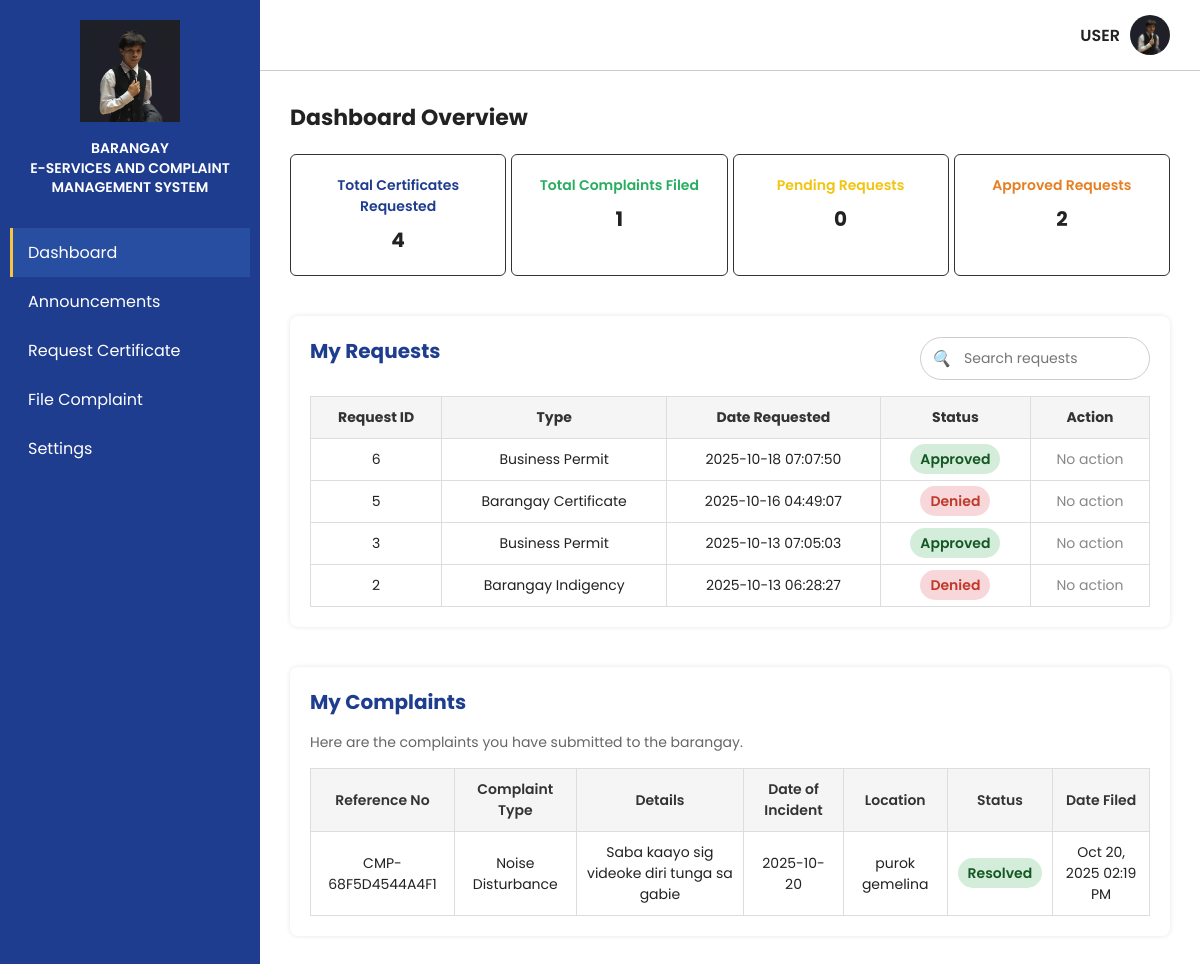
Page /users/user/user_dashboard.php (signed in) on the committed database.
### tables this page shows
CREATE TABLE `tbl_requests` (
  `r_id` int(11) NOT NULL,
  `id` int(11) NOT NULL,
  `first_name` varchar(255) NOT NULL,
  `second_name` varchar(255) NOT NULL,
  `last_name` varchar(255) NOT NULL,
  `gender` varchar(50) NOT NULL,
  `age` int(11) NOT NULL,
  `address` varchar(255) NOT NULL,
  `email` varchar(255) NOT NULL,
  `document_type` varchar(255) NOT NULL,
  `purpose` varchar(255) NOT NULL,
  `r_status` varchar(255) NOT NULL,
  `date_requested` varchar(50) NOT NULL
);

CREATE TABLE `tbl_complaints` (
  `c_id` int(11) NOT NULL,
  `user_id` int(11) NOT NULL,
  `reference_no` varchar(50) NOT NULL,
  `complaint_type` varchar(100) NOT NULL,
  `details` text NOT NULL,
  `date_of_incident` date NOT NULL,
  `location` varchar(255) NOT NULL,
  `status` varchar(50) DEFAULT 'Pending',
  `date_filed` datetime DEFAULT current_timestamp()
);

### users/user/user_dashboard.php (the view, shortened to what this page needs)
<?php
require_once '../../config.php';
$user_id = $_SESSION['user_id'];
$stmt = $conn->prepare("SELECT * FROM tbl_requests WHERE id = ? ORDER BY r_id DESC");
$stmt->bind_param("i", $user_id);
$stmt->execute();
$result = $stmt->get_result();
$requests = [];
while ($row = $result->fetch_assoc()) {
    $requests[] = $row;
}
$total_requests = count($requests);
$pending_count = 0;
$completed_count = 0;
foreach ($requests as $req) {
    if ($req['r_status'] === 'approved') $completed_count++;
}
?>
<!DOCTYPE html>
<html lang="en">
<head>
  <link rel="stylesheet" href="../../styles/Official_dashboard.css" />
  <link rel="stylesheet" href="../../styles/User_dashboard.css" />
</head>
<body>
  <div class="container">
    <div class="sidebar">
      <div class="logo-section">
        <img src="../../images/ivan.png" alt="Barangay Logo" />
        <h2>Barangay<br>E-Services and Complaint Management System</h2>
      </div>
      <div class="nav">
        <a href="#" class="active">Dashboard</a>
        <a href="#">Announcements</a>
        <a href="#">Request Certificate</a>
        <a href="#">File Complaint</a>
        <a href="#">Settings</a>
      </div>
    </div>
    <div class="main">
      <div class="topbar">
        <span class="admin">USER</span>
        <img src="../../images/ivan.png" alt="User Icon" class="admin-icon" />
      </div>
      <div class="dashboard section" id="dashboardSection">
        <h1>Dashboard Overview</h1>
        <div class="cards">
          <div class="card blue">
            <p>Total Certificates Requested</p>
            <span><?php echo $total_requests; ?></span>
          </div>
          <div class="card green">
            <p>Total Complaints Filed</p>
            <span>1</span>
          </div>
          <div class="card yellow">
            <p>Pending Requests</p>
            <span><?php echo $pending_count; ?></span>
          </div>
          <div class="card orange">
            <p>Approved Requests</p>
            <span><?php echo $completed_count; ?></span>
          </div>
        </div>
        <div class="users-section">
          <div class="users-header">
            <h2>My Requests</h2>
            <div class="header-actions">
              <div class="search-container">
                <i>🔍</i>
                <input type="text" placeholder="Search requests" />
              </div>
            </div>
          </div>
          <table class="user-table">
            <thead>
              <tr>
                <th>Request ID</th>
                <th>Type</th>
                <th>Date Requested</th>
                <th>Status</th>
                <th>Action</th>
              </tr>
            </thead>
            <tbody>
            <?php if ($total_requests > 0): ?>
              <?php foreach ($requests as $req): ?>
                <tr>
                  <td><?= htmlspecialchars($req['r_id']) ?></td>
                  <td><?= htmlspecialchars($req['document_type']) ?></td>
                  <td><?= htmlspecialchars($req['date_requested'] ?? '') ?></td>
                  <td><span class="status <?= $req['r_status'] === 'pending' ? 'pending' : ($req['r_status'] === 'approved' ? 'active' : 'denied') ?>">
                    <?= ucfirst($req['r_status']) ?>
                  </span></td>
                  <td>
                    <?php if ($req['r_status'] === 'pending'): ?>
                      <button class="action-btn edit-btn" onclick="editRequest(<?= $req['r_id'] ?>)">Edit</button>
                      <button class="action-btn delete-btn" onclick="deleteRequest(<?= $req['r_id'] ?>)">Delete</button>
                    <?php else: ?>
                      <span style="color:#888;">No action</span>
                    <?php endif; ?>
                  </td>
                </tr>
              <?php endforeach; ?>
            <?php else: ?>
              <tr>
                <td colspan="5" style="text-align:center;">No requests found.</td>
              </tr>
            <?php endif; ?>
            </tbody>
          </table>
        </div>
        <div id="myComplaintsSection" class="complaints-section" style="margin-top: 40px;">
        <h2>My Complaints</h2>
        <p class="subtitle">Here are the complaints you have submitted to the barangay.</p>
        <div class="table-container">
          <table class="complaints-table">
            <thead>
              <tr>
                <th>Reference No</th>
                <th>Complaint Type</th>
                <th>Details</th>
                <th>Date of Incident</th>
                <th>Location</th>
                <th>Status</th>
                <th>Date Filed</th>
              </tr>
            </thead>
            <tbody>
              <?php
                $user_id = $_SESSION['user_id'];
                $complaints_query = $conn->prepare("
                  SELECT reference_no, complaint_type, details, date_of_incident, location, status, date_filed
                  FROM tbl_complaints
                  WHERE user_id = ?
                  ORDER BY date_filed DESC
                ");
                $complaints_query->bind_param("i", $user_id);
                $complaints_query->execute();
                $complaints_result = $complaints_query->get_result();
                if ($complaints_result->num_rows > 0) {
                    while ($row = $complaints_result->fetch_assoc()) {
                        $reference_no = htmlspecialchars($row['reference_no']);
                        $complaint_type = htmlspecialchars($row['complaint_type']);
                        $details = htmlspecialchars($row['details']);
                        $date_incident = htmlspecialchars($row['date_of_incident']);
                        $location = htmlspecialchars($row['location']);
                        $status = htmlspecialchars($row['status']);
                        $date_filed = date('M d, Y h:i A', strtotime($row['date_filed']));
                        $status_class = strtolower(str_replace(' ', '-', $status));
                        echo "
                          <tr>
                            <td>{$reference_no}</td>
                            <td>{$complaint_type}</td>
                            <td>{$details}</td>
                            <td>{$date_incident}</td>
                            <td>{$location}</td>
                            <td><span class='status-badge {$status_class}'>{$status}</span></td>
                            <td>{$date_filed}</td>
                          </tr>
                        ";
                    }
                } else {
                    echo "<tr><td colspan='7' style='text-align:center; color:#777;'>No complaints filed yet.</td></tr>";
                }
              ?>
            </tbody>
          </table>
        </div>
      </div>
      </div>
    </div>
  </div>
</body>
</html>

### styles/Official_dashboard.css (style rules this page uses)
* { margin: 0; padding: 0; box-sizing: border-box; font-family: "Poppins", sans-serif; }
body { background: #fff; color: #222; }
.container { display: flex; height: 100vh; overflow: hidden; }
.sidebar { width: 260px; background: #1e3d8f; color: white; display: flex; flex-direction: column; align-items: center; padding: 20px 10px; flex-shrink: 0; }
.logo-section { text-align: center; margin-bottom: 30px; }
.logo-section img { width: 100px; margin-bottom: 10px; }
.logo-section h2 { font-size: 14px; line-height: 1.4; font-weight: 600; text-transform: uppercase; }
.nav { width: 100%; }
.nav a { display: block; padding: 12px 15px; color: white; text-decoration: none; border-left: 3px solid transparent; transition: 0.3s; }
.nav a:hover, .nav a.active { background: #274ea1; border-left: 3px solid #f5c542; }
.main { flex: 1; display: flex; flex-direction: column; overflow-y: auto; }
.topbar { display: flex; justify-content: flex-end; align-items: center; padding: 15px 30px; border-bottom: 1px solid #ccc; background: #fff; }
.admin { margin-right: 10px; font-weight: 600; }
.admin-icon { width: 40px; height: 40px; border-radius: 50%; }
.dashboard { padding: 30px; flex: 1; overflow-y: auto; }
.dashboard h1 { font-size: 22px; margin-bottom: 20px; }
.cards { display: grid; grid-template-columns: repeat(auto-fit, minmax(160px, 1fr)); gap: 5px; }
.card { border: 1px solid #333; border-radius: 6px; padding: 20px 10px; text-align: center; background: #fff; transition: all 0.3s ease; }
.card p { font-weight: 600; margin-bottom: 8px; font-size: 14px; }
.card span { font-size: 20px; font-weight: bold; }
.card.blue p { color: #1e3d8f; }
.card.yellow p { color: #f1c40f; }
.card.green p { color: #27ae60; }
.card.orange p { color: #e67e22; }
.users-section { margin-top: 40px; background: #fff; border-radius: 8px; padding: 20px; box-shadow: 0 0 5px rgba(0,0,0,0.1); }
.users-section h2 { margin-bottom: 15px; color: #1e3d8f; font-size: 20px; }
.user-table { width: 100%; border-collapse: collapse; font-size: 14px; }
.user-table th, .user-table td { border: 1px solid #ddd; padding: 10px; text-align: center; }
.user-table th { background-color: #f5f5f5; color: #333; }
.status { padding: 5px 10px; border-radius: 20px; font-weight: 600; }
.status.active { background: #d4edda; color: #155724; }
.status.denied { background: #f8d7da; color: #721c24; }
.users-header { display: flex; justify-content: space-between; align-items: center; margin-bottom: 15px; }
.header-actions { display: flex; align-items: center; gap: 10px; }
.search-container { display: flex; align-items: center; background: #fff; border: 1px solid #ccc; border-radius: 25px; padding: 5px 10px; }
.search-container i { margin-right: 8px; color: #555; }
.search-container input { border: none; outline: none; padding: 5px; width: 180px; font-size: 14px; }

### styles/User_dashboard.css (style rules this page uses)
.complaints-section { margin-top: 40px; background: #fff; border-radius: 8px; padding: 20px; box-shadow: 0 0 5px rgba(0,0,0,0.1); }
.complaints-section h2 { margin-bottom: 15px; color: #1e3d8f; font-size: 20px; }
.complaints-section .subtitle { margin-bottom: 15px; color: #666; font-size: 14px; }
.complaints-table { width: 100%; border-collapse: collapse; font-size: 14px; }
.complaints-table th, .complaints-table td { border: 1px solid #ddd; padding: 10px; text-align: center; }
.complaints-table th { background-color: #f5f5f5; color: #333; font-weight: 600; }
.status-badge { padding: 5px 10px; border-radius: 20px; font-weight: 600; text-transform: capitalize; }
.status-badge.active, .status-badge.approved, .status-badge.resolved { background: #d4edda; color: #155724; }
.main, .section { width: 100% !important; max-width: 100% !important; }
.status.denied { background: #f8d7da; color: #c0392b; }

### rows in the picture
tbl_requests: r_id "6", document_type "Business Permit", date_requested "2025-10-18 07:07:50", r_status "Approved", shows "No action"
tbl_requests: r_id "5", document_type "Barangay Certificate", date_requested "2025-10-16 04:49:07", r_status "Denied", shows "No action"
tbl_requests: r_id "3", document_type "Business Permit", date_requested "2025-10-13 07:05:03", r_status "Approved", shows "No action"
tbl_requests: r_id "2", document_type "Barangay Indigency", date_requested "2025-10-13 06:28:27", r_status "Denied", shows "No action"
tbl_complaints: reference_no "CMP-68F5D4544A4F1", complaint_type "Noise Disturbance", details "Saba kaayo sig videoke diri tunga sa gabie", date_of_incident "2025-10-20", location "purok gemelina", status "Resolved", date_filed "Oct 20, 2025 02:19 PM"

### other values in the picture
$total_requests "4"
$pending_count "0"
$completed_count "2"
